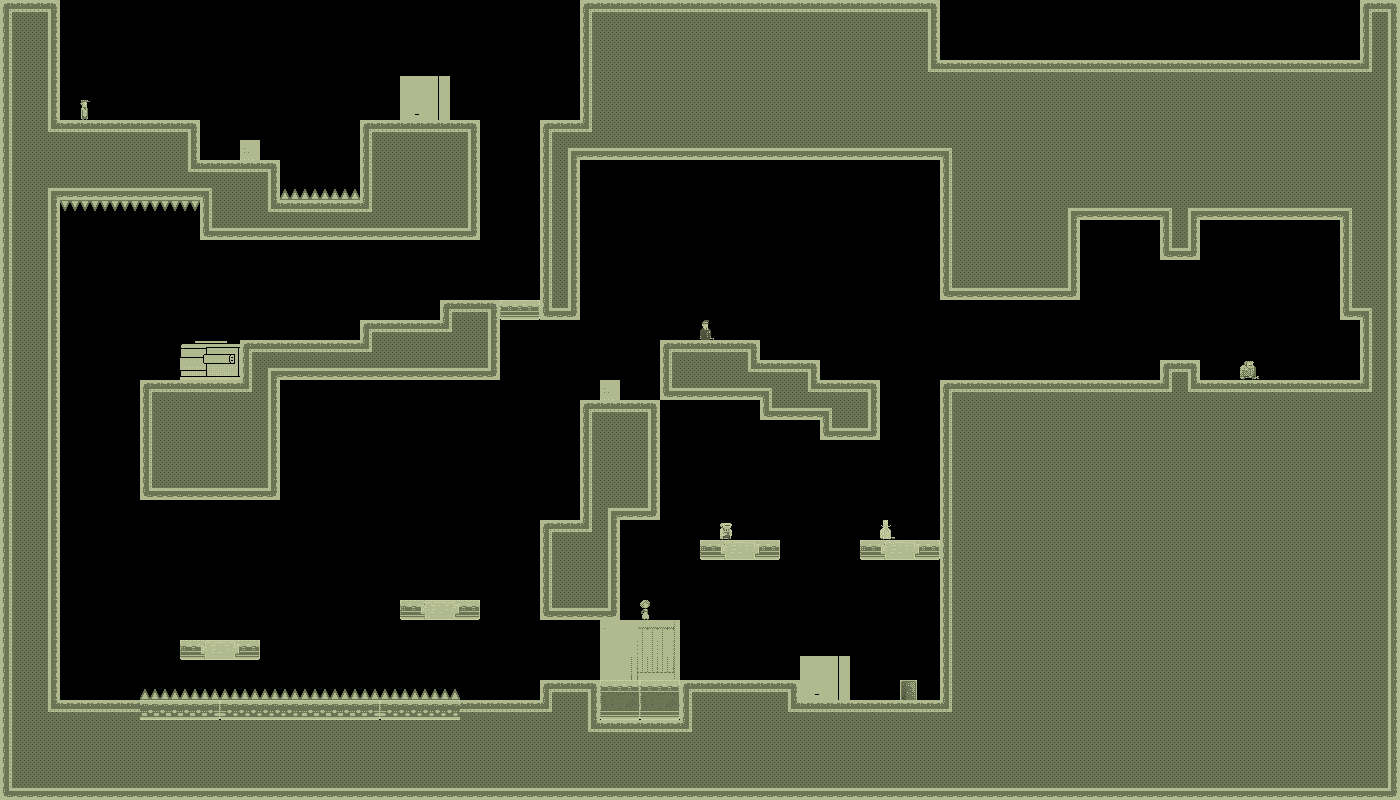

The image is a tile-based game level rendered from a .tmx file. Its description and source (layers, tilesets, objects; grid data summarised) follow:
An orthogonal 70x40 tile map with 20x20 px tiles, 1 tile layer (bg) and 1 object.

<map version="1.0" orientation="orthogonal" width="70" height="40" tilewidth="20" tileheight="20">
 <tileset firstgid="1" name="tiles_military" tilewidth="20" tileheight="20">
  <image source="../../../../../SuperLemonadeFactory1989Content/Lemonade/tiles_military.png" width="400" height="400" />
  <terraintypes>
   <terrain name="solid" tile="151" />
   <terrain name="hollow" tile="94" />
  </terraintypes>
  <tile id="8" terrain=",,,1" />
  <tile id="9" terrain=",,1,1" />
  <tile id="10" terrain=",,1,1" />
  <tile id="11" terrain=",,1,1" />
  <tile id="12" terrain=",,1,1" />
  <tile id="13" terrain=",,1,1" />
  <tile id="14" terrain=",,1," />
  <tile id="15" terrain="1,1,1," />
  <tile id="16" terrain="1,1,,1" />
  <tile id="28" terrain=",1,,1" />
  <tile id="34" terrain="1,,1," />
  <tile id="35" terrain="1,,1,1" />
  <tile id="36" terrain=",1,1,1" />
  <tile id="48" terrain=",1,,1" />
  <tile id="54" terrain="1,,1," />
  <tile id="68" terrain=",1,,1" />
  <tile id="74" terrain="1,,1," />
  <tile id="88" terrain=",1,,1" />
  <tile id="94" terrain="1,,1," />
  <tile id="108" terrain=",1,,1" />
  <tile id="114" terrain="1,,1," />
  <tile id="128" terrain=",1,," />
  <tile id="129" terrain="1,1,," />
  <tile id="130" terrain="1,1,," />
  <tile id="131" terrain="1,1,," />
  <tile id="132" terrain="1,1,," />
  <tile id="133" terrain="1,1,," />
  <tile id="134" terrain="1,,," />
  <tile id="148" terrain=",,,0" />
  <tile id="149" terrain=",,0,0" />
  <tile id="150" terrain=",,0," />
  <tile id="151" terrain="0,0,0," />
  <tile id="152" terrain="0,0,," />
  <tile id="153" terrain="0,0,,0" />
  <tile id="168" terrain=",0,,0" />
  <tile id="170" terrain="0,,0," />
  <tile id="171" terrain="0,,0," />
  <tile id="173" terrain=",0,,0" />
  <tile id="188" terrain=",0,," />
  <tile id="189" terrain="0,0,," />
  <tile id="190" terrain="0,,," />
  <tile id="191" terrain="0,,0,0" />
  <tile id="192" terrain=",,0,0" />
  <tile id="193" terrain=",0,0,0" />
  <tile id="194" terrain="0,0,0,0" />
  <tile id="195" terrain="1,1,1,1" />
  <tile id="356">
   <properties>
    <property name="LargeCrate" value="" />
   </properties>
  </tile>
  <tile id="380">
   <properties>
    <property name="Andre" value="" />
   </properties>
  </tile>
  <tile id="381">
   <properties>
    <property name="Liselot" value="" />
   </properties>
  </tile>
  <tile id="382">
   <properties>
    <property name="Amsterdaam" value="" />
   </properties>
  </tile>
  <tile id="383">
   <properties>
    <property name="Worker" value="" />
   </properties>
  </tile>
  <tile id="384">
   <properties>
    <property name="Inspector" value="" />
   </properties>
  </tile>
  <tile id="385">
   <properties>
    <property name="Chef" value="" />
   </properties>
  </tile>
  <tile id="386">
   <properties>
    <property name="Exit" value="" />
   </properties>
  </tile>
  <tile id="387">
   <properties>
    <property name="Trampoline" value="" />
   </properties>
  </tile>
  <tile id="388">
   <properties>
    <property name="SmallCrate" value="" />
   </properties>
  </tile>
  <tile id="389">
   <properties>
    <property name="SugarBag" value="" />
   </properties>
  </tile>
 </tileset>
 <layer name="bg" width="70" height="40">
  <data>[2800 cells, 1586 non-empty, 85 distinct tile ids]</data>
 </layer>
 <objectgroup name="boxes" width="70" height="40">
  <object x="160" y="240">
   <polyline points="0,60 -60,60 -60,420 -20,420" />
  </object>
 </objectgroup>
</map>